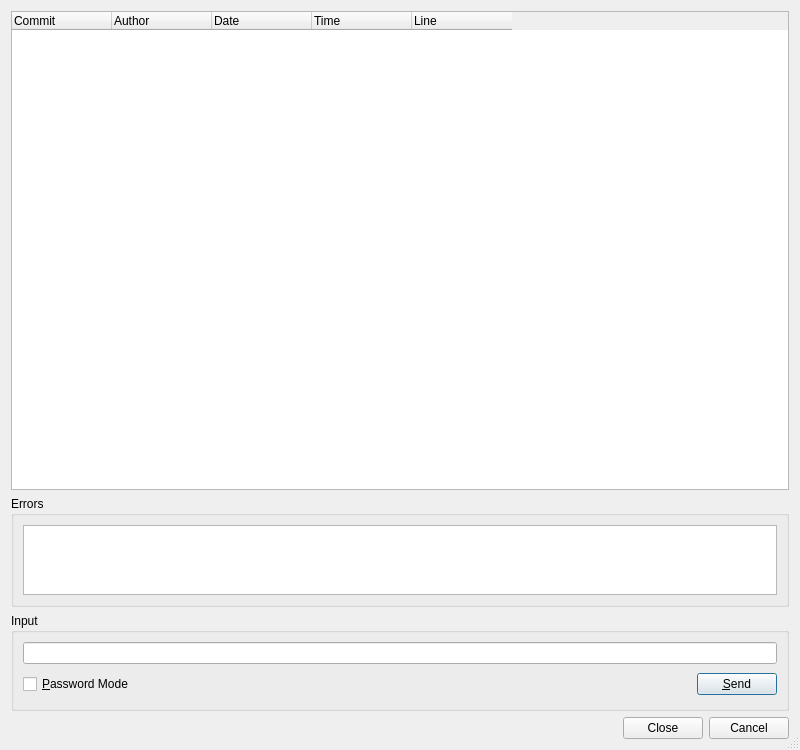
<?xml version="1.0" encoding="UTF-8"?>
<ui version="4.0">
 <class>GitBlameDialog</class>
 <widget class="QDialog" name="GitBlameDialog">
  <property name="geometry">
   <rect>
    <x>0</x>
    <y>0</y>
    <width>800</width>
    <height>750</height>
   </rect>
  </property>
  <property name="windowTitle">
   <string>Git Blame</string>
  </property>
  <property name="sizeGripEnabled">
   <bool>true</bool>
  </property>
  <layout class="QVBoxLayout">
   <item>
    <widget class="QTreeWidget" name="blameList">
     <property name="sizePolicy">
      <sizepolicy hsizetype="Expanding" vsizetype="Expanding">
       <horstretch>0</horstretch>
       <verstretch>6</verstretch>
      </sizepolicy>
     </property>
     <property name="alternatingRowColors">
      <bool>true</bool>
     </property>
     <property name="selectionMode">
      <enum>QAbstractItemView::NoSelection</enum>
     </property>
     <property name="rootIsDecorated">
      <bool>false</bool>
     </property>
     <property name="itemsExpandable">
      <bool>false</bool>
     </property>
     <attribute name="headerStretchLastSection">
      <bool>false</bool>
     </attribute>
     <column>
      <property name="text">
       <string>Commit</string>
      </property>
     </column>
     <column>
      <property name="text">
       <string>Author</string>
      </property>
     </column>
     <column>
      <property name="text">
       <string>Date</string>
      </property>
     </column>
     <column>
      <property name="text">
       <string>Time</string>
      </property>
     </column>
     <column>
      <property name="text">
       <string>Line</string>
      </property>
     </column>
    </widget>
   </item>
   <item>
    <widget class="QGroupBox" name="errorGroup">
     <property name="sizePolicy">
      <sizepolicy hsizetype="Preferred" vsizetype="Expanding">
       <horstretch>0</horstretch>
       <verstretch>1</verstretch>
      </sizepolicy>
     </property>
     <property name="title">
      <string>Errors</string>
     </property>
     <layout class="QVBoxLayout">
      <item>
       <widget class="QTextEdit" name="errors">
        <property name="readOnly">
         <bool>true</bool>
        </property>
        <property name="acceptRichText">
         <bool>false</bool>
        </property>
       </widget>
      </item>
     </layout>
    </widget>
   </item>
   <item>
    <widget class="QGroupBox" name="inputGroup">
     <property name="title">
      <string>Input</string>
     </property>
     <layout class="QGridLayout">
      <item row="1" column="1">
       <spacer>
        <property name="orientation">
         <enum>Qt::Horizontal</enum>
        </property>
        <property name="sizeType">
         <enum>QSizePolicy::Expanding</enum>
        </property>
        <property name="sizeHint" stdset="0">
         <size>
          <width>327</width>
          <height>29</height>
         </size>
        </property>
       </spacer>
      </item>
      <item row="1" column="2">
       <widget class="QPushButton" name="sendButton">
        <property name="toolTip">
         <string>Press to send the input to the git process</string>
        </property>
        <property name="text">
         <string>&amp;Send</string>
        </property>
        <property name="shortcut">
         <string>Alt+S</string>
        </property>
       </widget>
      </item>
      <item row="0" column="0" colspan="3">
       <widget class="QLineEdit" name="input">
        <property name="toolTip">
         <string>Enter data to be sent to the git process</string>
        </property>
       </widget>
      </item>
      <item row="1" column="0">
       <widget class="QCheckBox" name="passwordCheckBox">
        <property name="toolTip">
         <string>Select to switch the input field to password mode</string>
        </property>
        <property name="text">
         <string>&amp;Password Mode</string>
        </property>
        <property name="shortcut">
         <string>Alt+P</string>
        </property>
       </widget>
      </item>
     </layout>
    </widget>
   </item>
   <item>
    <widget class="QDialogButtonBox" name="buttonBox">
     <property name="orientation">
      <enum>Qt::Horizontal</enum>
     </property>
     <property name="standardButtons">
      <set>QDialogButtonBox::Cancel|QDialogButtonBox::Close</set>
     </property>
    </widget>
   </item>
  </layout>
 </widget>
 <tabstops>
  <tabstop>blameList</tabstop>
  <tabstop>errors</tabstop>
  <tabstop>input</tabstop>
  <tabstop>passwordCheckBox</tabstop>
  <tabstop>sendButton</tabstop>
  <tabstop>buttonBox</tabstop>
 </tabstops>
 <resources/>
 <connections/>
</ui>
